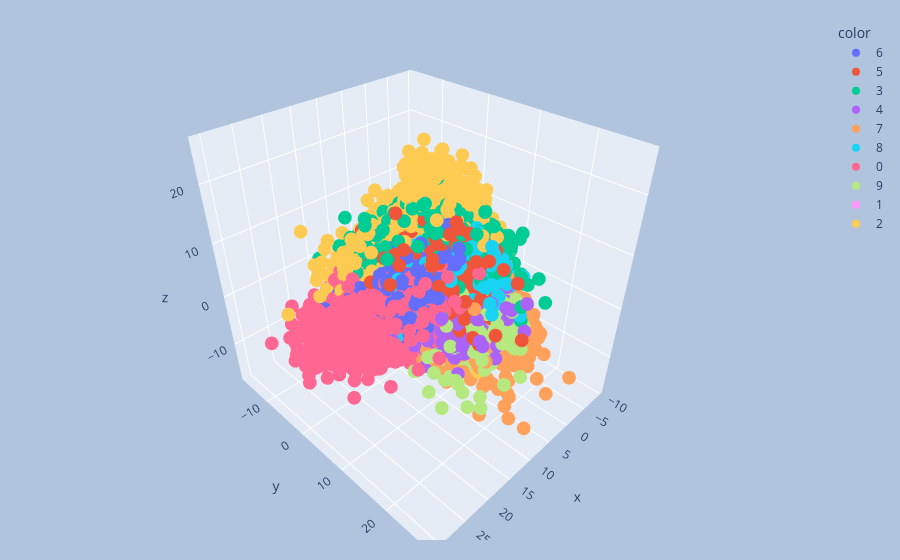

Notebook code for this chart:
### Markdown cell above
<h3>Visualising</h3>

### Code cell
import plotly.express as px

y_train_trf = y_train.astype(str)

fig = px.scatter_3d(
    x=X_train_trf[:, 0],
    y=X_train_trf[:, 1],
    z=X_train_trf[:, 2],
    color=y_train_trf
)

fig.update_layout(
    margin=dict(l=20, r=20, t=20, b=20),
    paper_bgcolor="LightSteelBlue"
)

fig.show()

### Figure 1 — Plotly figure (JSON) as saved in the notebook; plotly's stock layout.template omitted (floating-point values rounded to 4 significant figures; data arrays with more than 128 entries replaced by an {"elided": "..."} marker saying what was removed)
{"data": [{"hovertemplate": "color=6<br>x=%{x}<br>y=%{y}<br>z=%{z}<extra></extra>", "legendgroup": "6", "marker": {"color": "#636efa", "symbol": "circle"}, "mode": "markers", "name": "6", "scene": "scene", "showlegend": true, "type": "scatter3d", "x": {"elided": "3352 float values"}, "y": {"elided": "3352 float values"}, "z": {"elided": "3352 float values"}}, {"hovertemplate": "color=5<br>x=%{x}<br>y=%{y}<br>z=%{z}<extra></extra>", "legendgroup": "5", "marker": {"color": "#EF553B", "symbol": "circle"}, "mode": "markers", "name": "5", "scene": "scene", "showlegend": true, "type": "scatter3d", "x": {"elided": "3093 float values"}, "y": {"elided": "3093 float values"}, "z": {"elided": "3093 float values"}}, {"hovertemplate": "color=3<br>x=%{x}<br>y=%{y}<br>z=%{z}<extra></extra>", "legendgroup": "3", "marker": {"color": "#00cc96", "symbol": "circle"}, "mode": "markers", "name": "3", "scene": "scene", "showlegend": true, "type": "scatter3d", "x": {"elided": "3414 float values"}, "y": {"elided": "3414 float values"}, "z": {"elided": "3414 float values"}}, {"hovertemplate": "color=4<br>x=%{x}<br>y=%{y}<br>z=%{z}<extra></extra>", "legendgroup": "4", "marker": {"color": "#ab63fa", "symbol": "circle"}, "mode": "markers", "name": "4", "scene": "scene", "showlegend": true, "type": "scatter3d", "x": {"elided": "3233 float values"}, "y": {"elided": "3233 float values"}, "z": {"elided": "3233 float values"}}, {"hovertemplate": "color=7<br>x=%{x}<br>y=%{y}<br>z=%{z}<extra></extra>", "legendgroup": "7", "marker": {"color": "#FFA15A", "symbol": "circle"}, "mode": "markers", "name": "7", "scene": "scene", "showlegend": true, "type": "scatter3d", "x": {"elided": "3508 float values"}, "y": {"elided": "3508 float values"}, "z": {"elided": "3508 float values"}}, {"hovertemplate": "color=8<br>x=%{x}<br>y=%{y}<br>z=%{z}<extra></extra>", "legendgroup": "8", "marker": {"color": "#19d3f3", "symbol": "circle"}, "mode": "markers", "name": "8", "scene": "scene", "showlegend": true, "type": "scatter3d", "x": {"elided": "3228 float values"}, "y": {"elided": "3228 float values"}, "z": {"elided": "3228 float values"}}, {"hovertemplate": "color=0<br>x=%{x}<br>y=%{y}<br>z=%{z}<extra></extra>", "legendgroup": "0", "marker": {"color": "#FF6692", "symbol": "circle"}, "mode": "markers", "name": "0", "scene": "scene", "showlegend": true, "type": "scatter3d", "x": {"elided": "3316 float values"}, "y": {"elided": "3316 float values"}, "z": {"elided": "3316 float values"}}, {"hovertemplate": "color=9<br>x=%{x}<br>y=%{y}<br>z=%{z}<extra></extra>", "legendgroup": "9", "marker": {"color": "#B6E880", "symbol": "circle"}, "mode": "markers", "name": "9", "scene": "scene", "showlegend": true, "type": "scatter3d", "x": {"elided": "3350 float values"}, "y": {"elided": "3350 float values"}, "z": {"elided": "3350 float values"}}, {"hovertemplate": "color=1<br>x=%{x}<br>y=%{y}<br>z=%{z}<extra></extra>", "legendgroup": "1", "marker": {"color": "#FF97FF", "symbol": "circle"}, "mode": "markers", "name": "1", "scene": "scene", "showlegend": true, "type": "scatter3d", "x": {"elided": "3775 float values"}, "y": {"elided": "3775 float values"}, "z": {"elided": "3775 float values"}}, {"hovertemplate": "color=2<br>x=%{x}<br>y=%{y}<br>z=%{z}<extra></extra>", "legendgroup": "2", "marker": {"color": "#FECB52", "symbol": "circle"}, "mode": "markers", "name": "2", "scene": "scene", "showlegend": true, "type": "scatter3d", "x": {"elided": "3331 float values"}, "y": {"elided": "3331 float values"}, "z": {"elided": "3331 float values"}}], "layout": {"legend": {"title": {"text": "color"}, "tracegroupgap": 0}, "margin": {"b": 20, "l": 20, "r": 20, "t": 20}, "paper_bgcolor": "LightSteelBlue", "scene": {"domain": {"x": [0, 1], "y": [0, 1]}, "xaxis": {"title": {"text": "x"}}, "yaxis": {"title": {"text": "y"}}, "zaxis": {"title": {"text": "z"}}}}}
